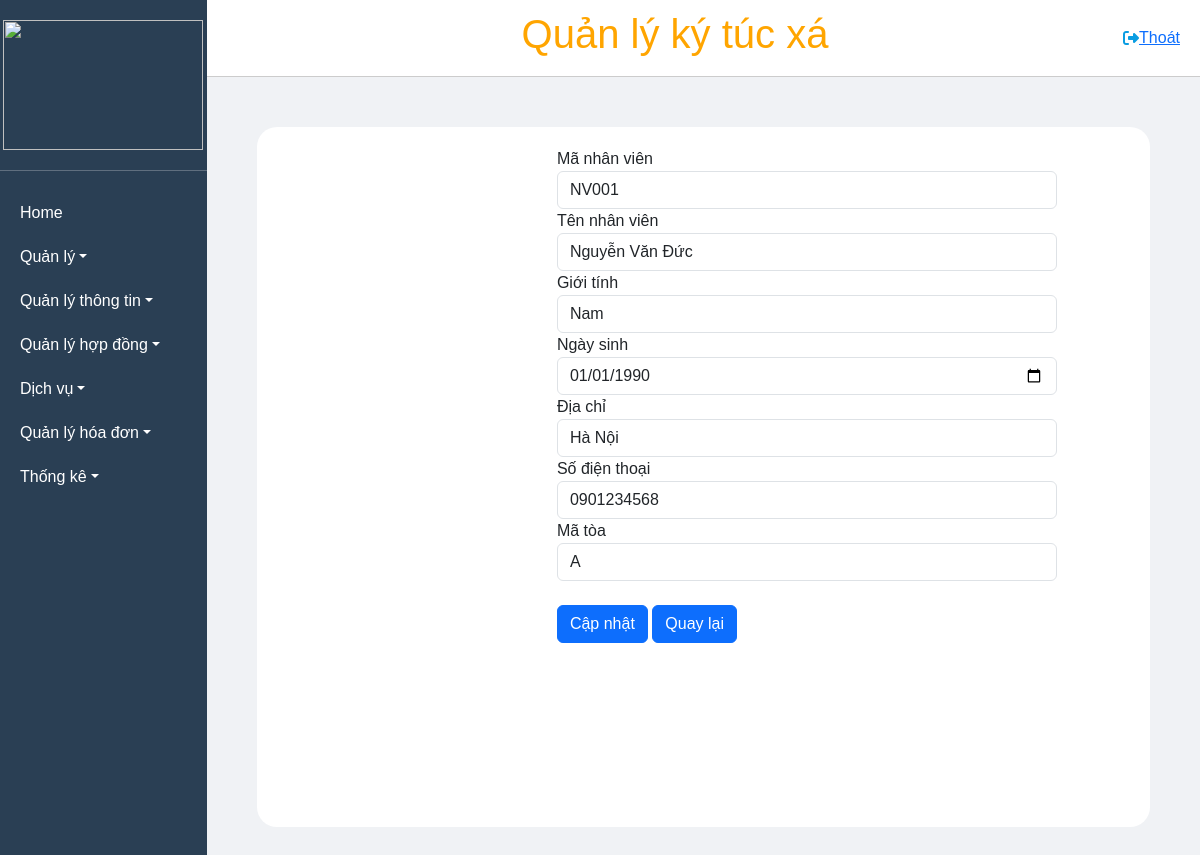
The app's page /DsNhanVien/loadForm/NV001 with its own data.
### tables this page shows
CREATE TABLE `nhanvien` (
  `MaNhanVien` varchar(50) NOT NULL,
  `TenNhanVien` varchar(50) NOT NULL,
  `GioiTinh` varchar(10) NOT NULL,
  `NgaySinh` date NOT NULL,
  `DiaChi` varchar(100) NOT NULL,
  `SoDienThoai` varchar(20) NOT NULL,
  `maToa` varchar(50) NOT NULL
);

### MVC/Core/controller.php (called while the page is built, shortened)
<?php
class controller
{
    public function model($model)
    {
        return new $model;
    }
    public function view($view, $data = [])
    {
        require_once './MVC/Views/' . $view . '.php';
    }
}

### MVC/Controllers/DsNhanVien.php (called while the page is built, shortened)
<?php
class DsNhanVien extends controller
{
    private $dsnv;
    function __construct()
    {
        $this->dsnv = $this->model('NhanVien_m');
    }
    function loadForm($mnv)
    {
        $this->view('Masterlayout', [
            'page' => 'NhanVien_sua_v',
            'dulieu' => $this->dsnv->searchNhanVien($mnv, ''),
            'matoa' => $this->dsnv->getMaToa()
        ]);
    }
}

### MVC/Core/app.php (called while the page is built, shortened)
<?php
class app
{
    protected $action = 'Get_data';
    function __construct()
    {
        $arr = $this->processURL();
        if ($arr != null) {
            if (file_exists('./MVC/Controllers/' . $arr[0] . '.php')) {
                $this->controller = $arr[0];
                unset($arr[0]);
            }
        }
        $this->controller = new $this->controller;
        if (isset($arr[1])) {
            if (method_exists($this->controller, $arr[1])) {
                $this->action = $arr[1];
            }
            unset($arr[1]);
        }
        $this->param = $arr ? array_values($arr) : [];
        call_user_func_array([$this->controller, $this->action], $this->param);
    }
    function processURL()
    {
        if (isset($_GET['url'])) {
            return explode('/', filter_var(trim($_GET['url']), FILTER_DEFAULT));
        }
    }
}

### index.php (called while the page is built, shortened)
<?php
$app = new app();
?>

### MVC/Core/connectDB.php (called while the page is built, shortened)
<?php
class connectDB
{
    protected $serverName = "localhost";
    protected $userName = "root";
    protected $pwd = "";
    protected $dbName = "qlktx";
    function __construct()
    {
        $this->conn = mysqli_connect($this->serverName, $this->userName, $this->pwd, $this->dbName);
    }
}

### MVC/Models/NhanVien_m.php (called while the page is built, shortened)
<?php
class NhanVien_m extends connectDB
{
    function searchNhanVien($mnv, $tnv)
    {
        $sql = "SELECT * FROM nhanvien WHERE MaNhanVien like '%$mnv%'
        AND TenNhanVien like '%$tnv%'";
        return mysqli_query($this->conn, $sql);
    }
}

### MVC/Views/Pages/NhanVien_sua_v.php (the view, shortened to what this page needs)
<!DOCTYPE html>
<html lang="en">
<head>
</head>
<body>
    <div class="main">
        <form method="post" action="http://localhost/QuanLyKyTucXa_new/DsNhanVien/Update">
            <div class="form-group">
                <?php
                if (isset($data['dulieu']) && mysqli_num_rows($data['dulieu']) > 0) {
                    while ($row = mysqli_fetch_array($data['dulieu'])) {
                ?>
                        <label style="margin-top: 20px;">Mã nhân viên</label>
                        <input type="text" class="form-control" placeholder="Mã nhân viên" name="txtMaNv" value="<?php echo $row['MaNhanVien'] ?>" readonly id="text">
                        <label>Tên nhân viên</label>
                        <input type="text" class="form-control" placeholder="Tên nhân viên" name="txtTenNv" value="<?php echo $row['TenNhanVien'] ?>" id="text" readonly>
                        <label>Giới tính</label>
                        <select class="form-control" name="cboGioiTinh" id="text">
                            <option value="Nam" <?php if ($row['GioiTinh'] == 'Nam') echo 'selected'; ?>>Nam</option>
                        </select>
                        <label>Ngày sinh</label>
                        <input type="date" class="form-control" placeholder="Ngày sinh" name="txtNgaySinh" value="<?php echo $row['NgaySinh'] ?>" id="text">
                        <label>Địa chỉ</label>
                        <input type="text" class="form-control" placeholder="Địa chỉ" name="txtDiaChi" value="<?php echo $row['DiaChi'] ?>" id="text">
                        <label>Số điện thoại</label>
                        <input type="text" class="form-control" placeholder="Số điện thoại" name="txtSdt" value="<?php echo $row['SoDienThoai'] ?>" id="text">
                        <label>Mã tòa</label>
                        <select name="txtMaToa" class="form-control" id="text">
                            <option value="A" <?php if ($row['maToa'] == 'A') echo 'selected'; ?>>A</option>
                        </select>
                <?php
                    }
                }
                ?>
                <br>
                <button type="submit" class="btn btn-primary" name="btnCapNhat" style="margin-left: 300px;">Cập nhật</button>
                <button type="submit" class="btn btn-primary" name="btnBack">Quay lại</button>
            </div>
        </form>
    </div>
</body>
</html>

### Public/CSS/style.css (style rules this page uses)
* { padding: 0; margin: 0; box-sizing: border-box; }
.main { height: 700px; background-color: #fff; border-radius: 20px; margin: 50px 50px 50px 50px ; }
body { background-color: #F0F2F5; }

### Public/CSS/master.css (style rules this page uses)
* { margin: 0; padding: 0; box-sizing: border-box; font-family: Arial, sans-serif; }
html, body { height: 100%; overflow: hidden; }

### MVC/Views/Pages/NhanVien_sua_v.php (style rules this page uses)
label { margin-left: 300px; }
input, select { margin-left: 300px; }
#text { width: 500px; }

### records on screen
nhanvien: txtMaNv "NV001", txtTenNv "Nguyễn Văn Đức", cboGioiTinh "Nam", txtNgaySinh "01/01/1990", txtDiaChi "Hà Nội", txtSdt "0901234568", txtMaToa "A"
